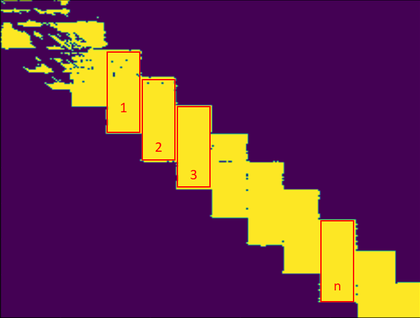
%> input picture purpleYellow.png, 420 x 318 px, shrunk from 670 x 507 before the run
$ octave edgeHighlighter.m   (GNU Octave 9; MATLAB toolbox functions it lacks are replaced by stand-ins)
%> lines starting %> are read from the running program, lines starting %| are printed output that depends on the picture; in (x1, y1, x2, y2) boxes, pixels count from 0 and x2, y2 are one past the last pixel; in counts of white or black regions, pixels touching at a corner belong together; the program's own positions count from 1
% reads in image file
I = imread("purpleYellow.png");
%> I is the input picture: size 318x420x3 uint8; mean R, G, B 105.8, 49.1, 74
% converts image to grayscale
I = double(rgb2gray(I));
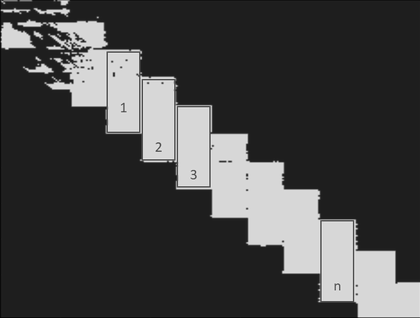
%> I: size 318x420 double; min 3, max 230, mean 68.5
% all rgb values are the same for I
dimensions = size(I);
%> dimensions = [318 420]
% sobel matrices
sobelHorizontal = [-1 0 1; -2 0 2; -1 0 1];
sobelVertical = [1 2 1; 0 0 0; -1 -2 -1];
% sensitivity
sensitivity = 5;
vectors = zeros(dimensions(1), dimensions(2));
edges = zeros(dimensions(1), dimensions(2));
for i = 2:dimensions(1)-1
    for j = 2:dimensions(2)-1
        h = sum(sum(sobelHorizontal .* I(i-1:i+1, j-1:j+1,1)));
        v = sum(sum(sobelVertical .* I(i-1:i+1, j-1:j+1,1)));
        vectorLength = sqrt(h^2 + v^2);
        vectors(i, j, 1) = vectorLength;
        if (abs(vectorLength) > sensitivity)
            edges(i, j) = 1;
        end
    end
end
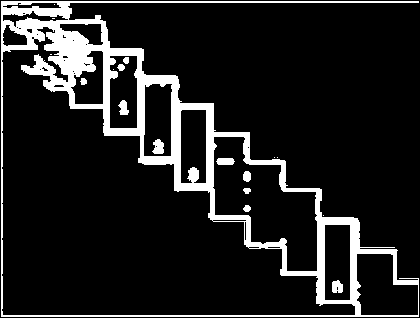
%> edges: size 318x420 double; values 0 (black) and 1 (white), 12.6% white; 18 white regions (7 under 20 px), largest, box (x1, y1, x2, y2) and area: (1, 1, 419, 317) 16068, (152, 139, 164, 154) 134, (332, 280, 343, 293) 118
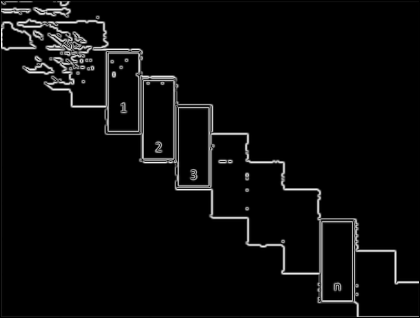
%> vectors: size 318x420 double; min 0, max 816, mean 30.8; drawn with min black and max white
imwrite(edges,"edges.PNG");
